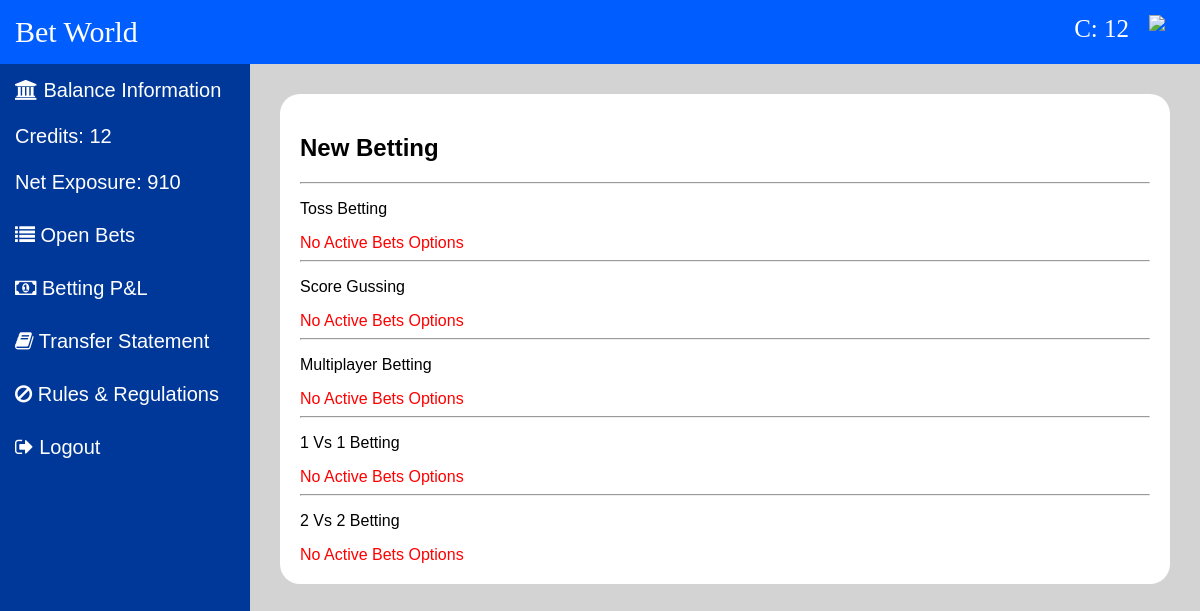
The page /dashboard.php (signed in) on the database as committed earlier.
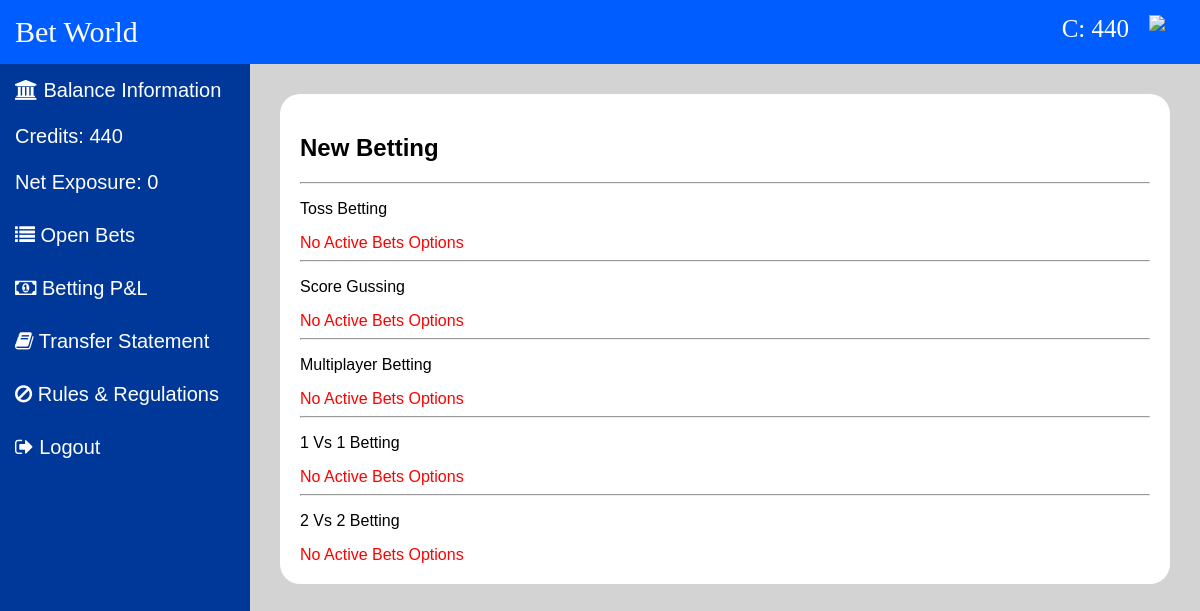
The same page on the database as committed later.
### tables this page shows
CREATE TABLE `users` (
  `id` int(11) NOT NULL,
  `name` varchar(1100) NOT NULL,
  `username` varchar(1100) NOT NULL,
  `email` varchar(1100) NOT NULL,
  `password` varchar(1100) NOT NULL,
  `phone` varchar(1100) NOT NULL,
  `credits` int(11) NOT NULL,
  `status` int(11) NOT NULL
);

### assets/import/config.php (called while the page is built, shortened)
<?php
$SiteName = "Bet World";
function exposer($con,$username){
    $returnVal = 0;
    $sql = "SELECT * FROM `1v1bet` WHERE `username` = '$username' and `status` = 1 ";
    $result = mysqli_query($con, $sql);
    if (mysqli_num_rows($result) > 0) {
        while($row = mysqli_fetch_array($result)){
            $returnVal += $row[5];
        }
    }
    $sql = "SELECT * FROM `2v2bet` WHERE `username` = '$username' and `status` = 1 ";
    $result = mysqli_query($con, $sql);
    if (mysqli_num_rows($result) > 0) {
        while($row = mysqli_fetch_array($result)){
            $returnVal += $row[5];
        }
    }
    $sql = "SELECT * FROM `multiplayerbet` WHERE `username` = '$username' and `status` = 1 ";
    $result = mysqli_query($con, $sql);
    if (mysqli_num_rows($result) > 0) {
        while($row = mysqli_fetch_array($result)){
            $returnVal += $row[4];
        }
    }
    $sql = "SELECT * FROM `scorebet` WHERE `username` = '$username' and `status` = 1 ";
    $result = mysqli_query($con, $sql);
    if (mysqli_num_rows($result) > 0) {
        while($row = mysqli_fetch_array($result)){
            $returnVal += $row[5];
        }
    }
    $sql = "SELECT * FROM `tossbet` WHERE `username` = '$username' and `status` = 1 ";
    $result = mysqli_query($con, $sql);
    if (mysqli_num_rows($result) > 0) {
        while($row = mysqli_fetch_array($result)){
            $returnVal += $row[4];
        }
    }
    return $returnVal;
}
?>

### dashboard.php (the view, shortened to what the changed rows need)
<?php
require_once 'assets/import/config.php';
if (isset($_COOKIE["login"])) {
    $username = $_COOKIE["username"];
}
$sql = "SELECT * FROM `users` WHERE `username` = '$username' ";
    $result = mysqli_query($con, $sql);
    if (mysqli_num_rows($result) > 0) {
        $row = mysqli_fetch_array($result);
        $credits = $row[6];
    }
    $netExposure = exposer($con, $username);
?>
<!DOCTYPE html>
<html>
<head>
    <link rel="stylesheet" href="css/dashboard.css">
    <link rel="stylesheet" href="https://cdnjs.cloudflare.com/ajax/libs/font-awesome/4.7.0/css/font-awesome.min.css">
</head>
<body>
    <header>
        <span id="sitetitle"><?php echo $SiteName; ?></span>
        <span id="user"><img src="assets/img/avatar.png"></span>
        <span id="credits">C: <?php echo $credits ?></span>
    </header>
    <main>
        <div id="menu">
            <div id="items"><a ><i class="fa fa-bank" aria-hidden="true"></i> Balance Information
            <br><br>
            Credits: <?php echo $credits ?>
            <br><br>
            Net Exposure: <?php echo $netExposure; ?>
            </a></div>
        </div>
        <div id="content">
            <div id="box">
                <h2>New Betting</h2>
            </div>
        </div>
    </main>
</body>
</html>

Rows that differ between the two databases and show on the page:
changed users: credits "12" → "440"
Other text that changed with them:
$netExposure: "910" → "0"
